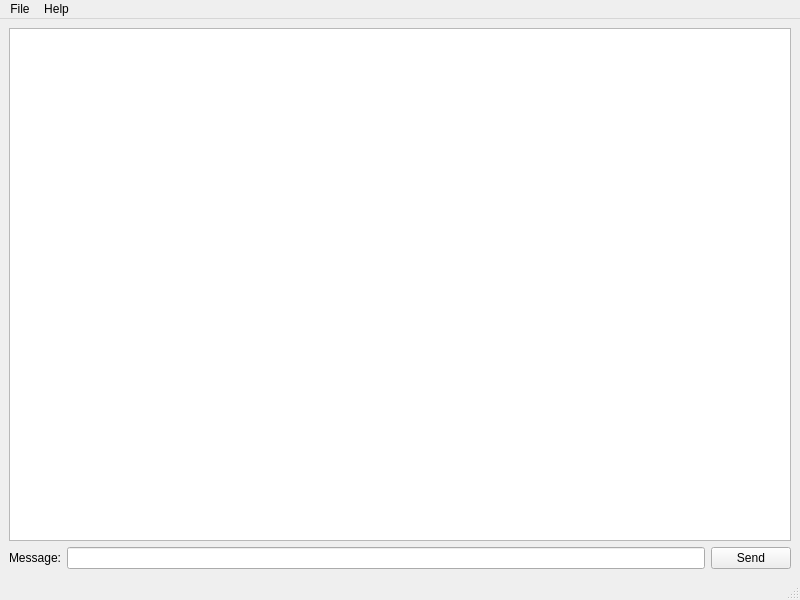
<ui version="4.0" >
 <author></author>
 <comment></comment>
 <exportmacro></exportmacro>
 <class>ChatMainWindow</class>
 <widget class="QMainWindow" name="ChatMainWindow" >
  <property name="geometry" >
   <rect>
    <x>0</x>
    <y>0</y>
    <width>800</width>
    <height>600</height>
   </rect>
  </property>
  <property name="windowTitle" >
   <string>QtDBus Chat</string>
  </property>
  <widget class="QWidget" name="centralwidget" >
   <layout class="QHBoxLayout" >
    <property name="margin" >
     <number>9</number>
    </property>
    <property name="spacing" >
     <number>6</number>
    </property>
    <item>
     <layout class="QVBoxLayout" >
      <property name="margin" >
       <number>0</number>
      </property>
      <property name="spacing" >
       <number>6</number>
      </property>
      <item>
       <widget class="QTextBrowser" name="chatHistory" >
        <property name="acceptDrops" >
         <bool>false</bool>
        </property>
        <property name="toolTip" >
         <string>Messages sent and received from other users</string>
        </property>
        <property name="acceptRichText" >
         <bool>true</bool>
        </property>
       </widget>
      </item>
      <item>
       <layout class="QHBoxLayout" >
        <property name="margin" >
         <number>0</number>
        </property>
        <property name="spacing" >
         <number>6</number>
        </property>
        <item>
         <widget class="QLabel" name="label" >
          <property name="text" >
           <string>Message:</string>
          </property>
          <property name="buddy" >
           <cstring>messageLineEdit</cstring>
          </property>
         </widget>
        </item>
        <item>
         <widget class="QLineEdit" name="messageLineEdit" />
        </item>
        <item>
         <widget class="QPushButton" name="sendButton" >
          <property name="sizePolicy" >
           <sizepolicy>
            <hsizetype>1</hsizetype>
            <vsizetype>0</vsizetype>
            <horstretch>0</horstretch>
            <verstretch>0</verstretch>
           </sizepolicy>
          </property>
          <property name="toolTip" >
           <string>Sends a message to other people</string>
          </property>
          <property name="whatsThis" >
           <string/>
          </property>
          <property name="text" >
           <string>Send</string>
          </property>
         </widget>
        </item>
       </layout>
      </item>
     </layout>
    </item>
   </layout>
  </widget>
  <widget class="QMenuBar" name="menubar" >
   <property name="geometry" >
    <rect>
     <x>0</x>
     <y>0</y>
     <width>800</width>
     <height>31</height>
    </rect>
   </property>
   <widget class="QMenu" name="menuQuit" >
    <property name="title" >
     <string>Help</string>
    </property>
    <addaction name="actionAboutQt" />
   </widget>
   <widget class="QMenu" name="menuFile" >
    <property name="title" >
     <string>File</string>
    </property>
    <addaction name="actionChangeNickname" />
    <addaction name="separator" />
    <addaction name="actionQuit" />
   </widget>
   <addaction name="menuFile" />
   <addaction name="menuQuit" />
  </widget>
  <widget class="QStatusBar" name="statusbar" />
  <action name="actionQuit" >
   <property name="text" >
    <string>Quit</string>
   </property>
   <property name="shortcut" >
    <string>Ctrl+Q</string>
   </property>
  </action>
  <action name="actionAboutQt" >
   <property name="icon" >
    <iconset/>
   </property>
   <property name="text" >
    <string>About Qt...</string>
   </property>
  </action>
  <action name="actionChangeNickname" >
   <property name="text" >
    <string>Change nickname...</string>
   </property>
   <property name="shortcut" >
    <string>Ctrl+N</string>
   </property>
  </action>
 </widget>
 <pixmapfunction></pixmapfunction>
 <tabstops>
  <tabstop>chatHistory</tabstop>
  <tabstop>messageLineEdit</tabstop>
  <tabstop>sendButton</tabstop>
 </tabstops>
 <resources/>
 <connections>
  <connection>
   <sender>messageLineEdit</sender>
   <signal>returnPressed()</signal>
   <receiver>sendButton</receiver>
   <slot>animateClick()</slot>
   <hints>
    <hint type="sourcelabel" >
     <x>299</x>
     <y>554</y>
    </hint>
    <hint type="destinationlabel" >
     <x>744</x>
     <y>551</y>
    </hint>
   </hints>
  </connection>
  <connection>
   <sender>actionQuit</sender>
   <signal>triggered(bool)</signal>
   <receiver>ChatMainWindow</receiver>
   <slot>close()</slot>
   <hints>
    <hint type="sourcelabel" >
     <x>-1</x>
     <y>-1</y>
    </hint>
    <hint type="destinationlabel" >
     <x>399</x>
     <y>299</y>
    </hint>
   </hints>
  </connection>
 </connections>
</ui>
